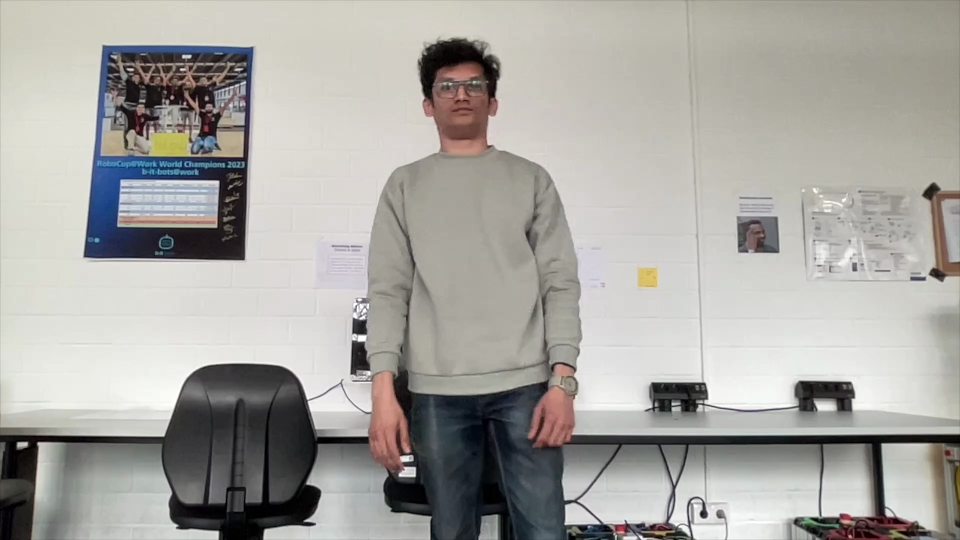
#> input picture b-it/first_frame.jpg, 1920 x 1080 px (shown at 1/2 size)
$ python box.py
#> lines starting #> are read from the running program, lines starting #| are printed output that depends on the picture; after the words box and inside, x2 and y2 are one past the last pixel; in counts of white or black regions, pixels touching at a corner belong together
import cv2

def draw_box_and_get_center(image_path, box_start, box_end, box_color=(0, 255, 0), thickness=2):
    """
    Draws a box on an image and calculates its center, width, and height.

    Args:
    - image_path (str): Path to the input image.
    - box_start (tuple): Top-left corner of the box (x, y).
    - box_end (tuple): Bottom-right corner of the box (x, y).
    - box_color (tuple): Color of the box in BGR (default: green).
    - thickness (int): Thickness of the box lines.

    Returns:
    - center (tuple): Coordinates of the box center (x, y).
    - width (int): Width of the box.
    - height (int): Height of the box.
    """
#> called with image_path = 'first_frame.jpg', box_start = (760, 80), box_end = (1164, 1080), box_color = (0, 255, 0), thickness = 2
    # Load the image
    image = cv2.imread(image_path)
#> image is the input picture: shape (1080, 1920, 3); mean B, G, R 161.9, 166.4, 168.1
    if image is None:
        print("Error: Could not load image.")
        return

    # Draw the box
    cv2.rectangle(image, box_start, box_end, box_color, thickness)
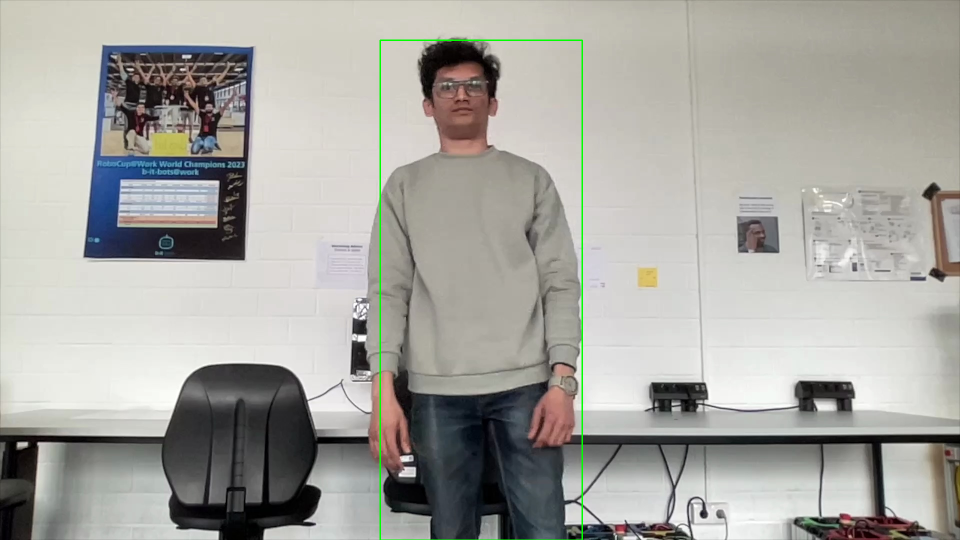
#> image: shape (1080, 1920, 3) (shown at 1/2 size); 0.37% of pixels changed, all inside (x1, y1, x2, y2) = (759, 79, 1166, 1080)

    # Calculate the center of the box
    center_x = (box_start[0] + box_end[0]) // 2
    center_y = (box_start[1] + box_end[1]) // 2
    center = (center_x, center_y)

    # Calculate width and height
    width = box_end[0] - box_start[0]
    height = box_end[1] - box_start[1]

    # Mark the center on the image
    cv2.circle(image, center, 5, (0, 0, 255), -1)  # Red dot for center
#> image: shape (1080, 1920, 3); under 0.01% of pixels changed, all inside (x1, y1, x2, y2) = (957, 575, 968, 586)

    # Save the modified image
    output_path = "output_image_with_box.jpg"
    cv2.imwrite(output_path, image)
    print(f"Image saved with box and center marked at: {output_path}")
    print(f"Center of the box: {center}")
    print(f"Width of the box: {width}, Height of the box: {height}")

    return center, width, height

# Example usage
video_path = "input_video.mp4"  # Replace with the path to your video file
output_image_path = "first_frame.jpg"  # Replace with your desired output image path
#get_first_frame(video_path, output_image_path)

# Example for drawing a box and getting center, width, and height
image_path = "first_frame.jpg"  # Image from video

box_start = (760, 80)  # Top-left corner of the box (x, y)
box_end = (1164, 1080)  # Bottom-right corner of the box (x, y)
draw_box_and_get_center(image_path, box_start, box_end)
